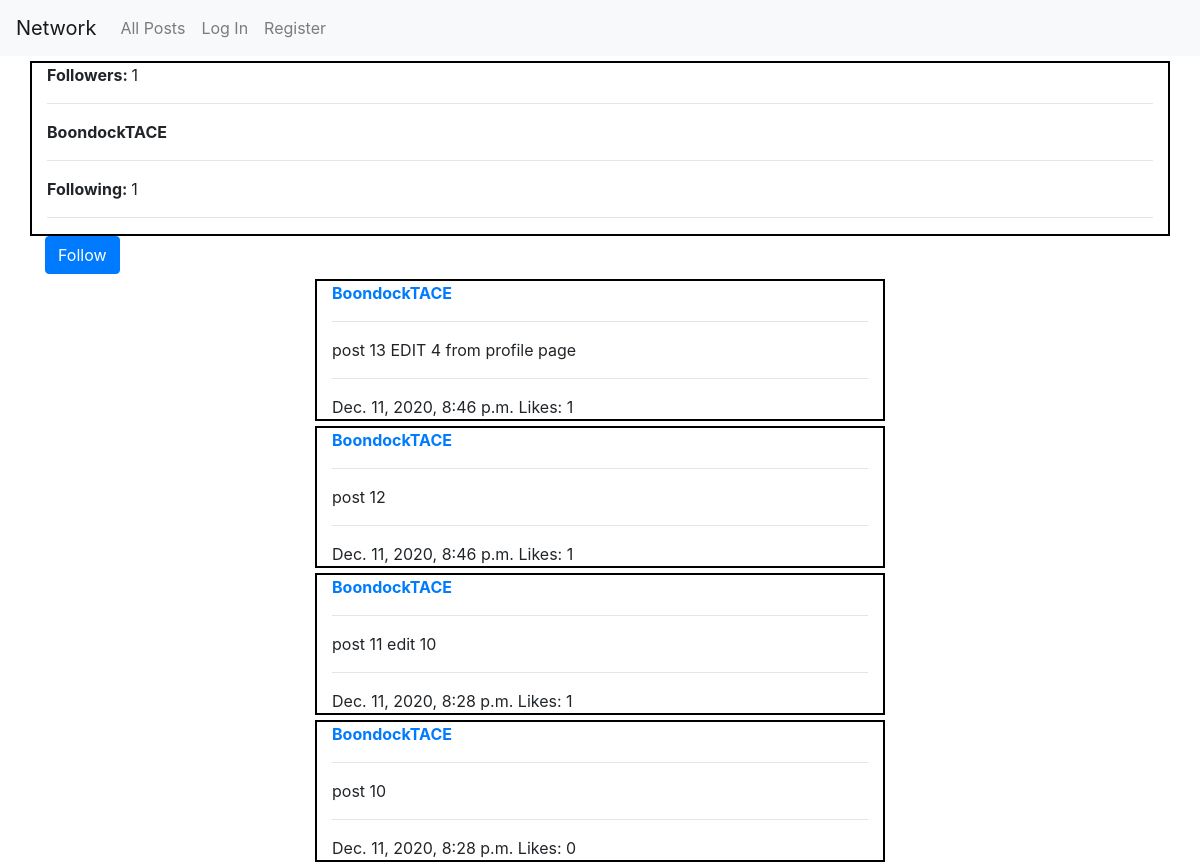
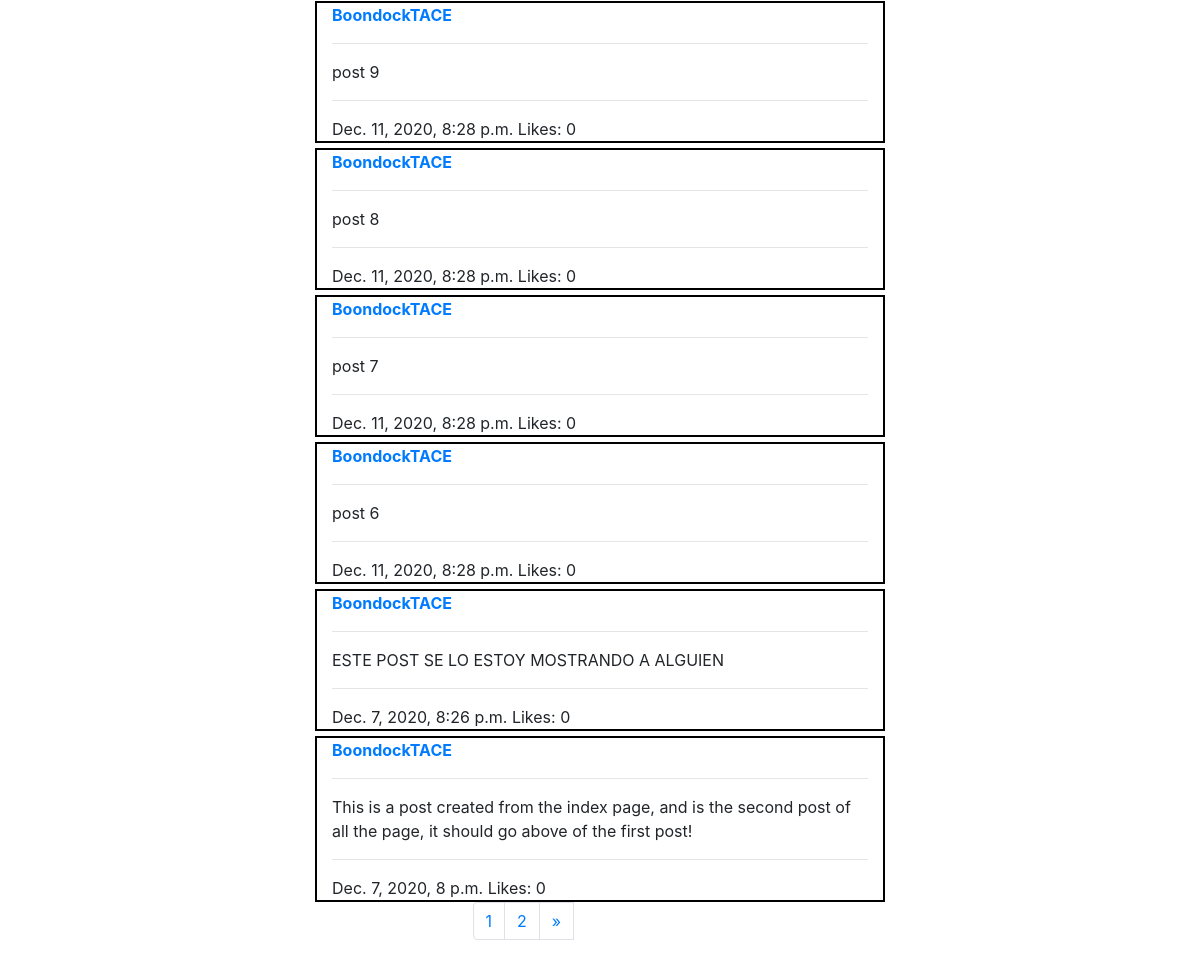
/Profile/2, run on an earlier commit of the app's database (2 pictures, top to bottom).
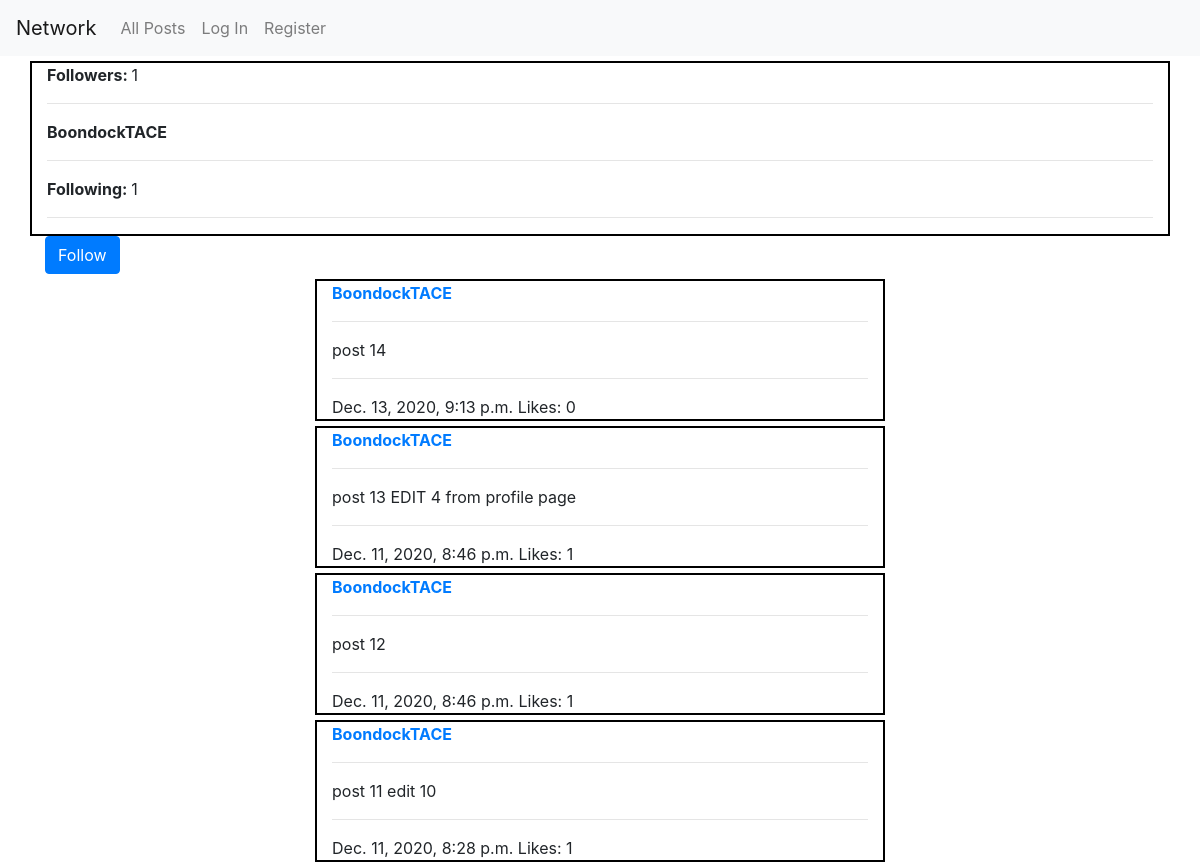
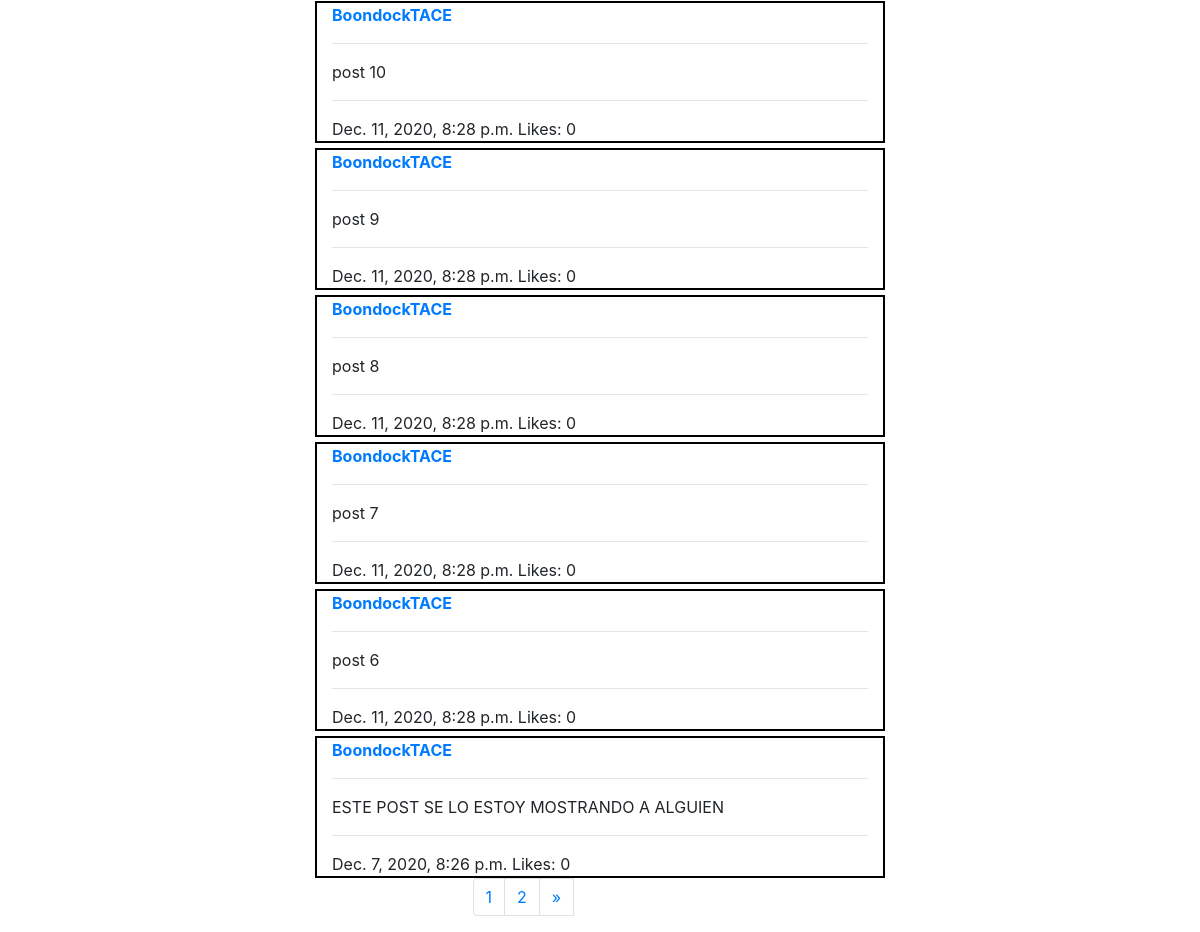
And on a later commit of the database (2 pictures, top to bottom).
### network/models.py (models this page shows, shortened)
class Post(models.Model):
    user=models.ForeignKey(User,on_delete=models.CASCADE,related_name="User_Post")
    Contend=models.CharField(max_length=300)
    Date=models.DateTimeField(auto_now_add=True)
    like=models.ManyToManyField(User,blank=True,related_name="Post_likes")

class User(AbstractUser):
    pass

### network/views.py (the view)
# urls.py: path("Profile/<int:user_id>",views.ProfilePage,name="Profile"),
@csrf_exempt
def ProfilePage(request,user_id):
    userprofile=Profile.objects.get(user__id=user_id)
    userviewing=request.user
    UserviewingFollows=False
    userposts=Post.objects.filter(user__id=user_id).order_by("-Date")
    userFollowers=userprofile.Follower
    userFollowing=userprofile.Following
    paginator=Paginator(userposts,10)
    page_number=request.GET.get("page")
    page_obj=paginator.get_page(page_number)
    if request.method== "POST":
        follows=request.POST.get('follows')
        if follows=="Follow":
            try:
                userFollowers.add(userviewing)
                userprofile.save()
                userviewingprofile=Profile.objects.get(user__id=request.user.id)
                Owner_of_profile=User.objects.get(id=user_id)
                userviewingprofile.Following.add(Owner_of_profile)
                userviewingprofile.save()
                UserviewingFollows=True
                Num_of_followers=userFollowers.count()
                return JsonResponse({'status': 201, 'follows': "Unfollow", "followerscount": Num_of_followers}, status=201)
            except:
                JsonResponse({},status=404)
                return print(JsonResponse({},status=404))
        else:
            userFollowers.remove(userviewing)
            userprofile.save()
            userviewingprofile=Profile.objects.get(user__id=request.user.id)
            Owner_of_profile=User.objects.get(id=user_id)
            userviewingprofile.Following.remove(Owner_of_profile)
            userviewingprofile.save()
            UserviewingFollows=False
            Num_of_followers=userFollowers.count()
            return JsonResponse({'status': 201, 'follows': "Follow", "followerscount": Num_of_followers}, status=201)
    else:
        if userFollowers.filter(pk=userviewing.id).exists():
            UserviewingFollows=True
        context={"userprofile":userprofile.user,"followers":UserviewingFollows,"following":userFollowing,"followerscount":userFollowers.count(),
        "followingcount":userFollowing.count(),"page_obj":page_obj,"paginator":paginator}
        return render(request,"network/ProfilePage.html",context)

### network/templates/network/ProfilePage.html (shortened to what the changed rows need)
{% extends "network/layout.html" %}
{% load static %}
{% block body %}
{% for post in page_obj %}
{% if request.user.id == post.user.id %}
<div class="container">
    <div class="row h-100 justify-content-center aling-items-center">
        <div class="Post col-sm-6" id="post-{{ post.id }}">
            <div id="user-{{post.user.id}}">
                <strong><a href="{% url 'Profile' post.user.id %}">{{post.user.username}}</a></strong>
                <hr>
                <div id="text-Contend">
                    <p id="p_text_contend_{{ post.id }}">{{post.Contend}}</p>
                    <textarea  style="display: none;" id="texarea_text_contend_{{ post.id }}" cols="50" rows="5">{{post.Contend}}</textarea>
                </div>
                <div class="Post-Date-Span" id="Post-time">
                <hr>
                {{post.Date}}
                {% if request.user in post.like.all %}
                {% if user.is_authenticated %}  <button id="like-btn-{{ post.id }}" class="btn btn-outline-secondary Likebtn" data-Liked="yes" data-post_id="{{ post.id }}">Dislike</button> {% endif %} <span>Likes: </span> <span id="like-count-{{ post.id }}">{{post.like.count}}</span>
                {% else %}
                {% if user.is_authenticated %}   <button id="like-btn-{{ post.id }}" class="btn btn-outline-secondary Likebtn" data-Liked="no" data-post_id="{{ post.id }}">Like</button> {% endif %} <span>Likes: </span> <span id="like-count-{{ post.id }}">{{post.like.count}}</span>
                {% endif %}
                </div>
                <div class="text-right">
                    <button type="submit" id="editpost-{{ post.id }}" class="btn btn-warning EditPost" data-post_id="{{ post.id }}">Edit</button>
                    <button style="display: none;" type="submit" id="savepost-{{ post.id }}" class="btn btn-warning SavePost" data-post_id="{{ post.id }}">Save</button>
                </div>
            </div>
        </div>
    </div>
</div>
{% else %}
<div class="container">
    <div class="row h-100 justify-content-center aling-items-center">
        <div class="Post col-sm-6" id="post-{{ post.id }}">
            <div id="user-{{post.user.id}}">
                <strong><a href="{% url 'Profile' post.user.id %}">{{post.user.username}}</a></strong>
                <hr>
                <div id="text-Contend">
                    <p>{{post.Contend}}</p>
                    <div class="Post-Date-Span" id="Post-time">
                    <hr>
                        {{post.Date}}
                        {% if request.user in post.like.all %}
                        {% if user.is_authenticated %}   <button id="like-btn-{{ post.id }}" class="btn btn-outline-secondary Likebtn" data-Liked="yes" data-post_id="{{ post.id }}">Dislike</button> {% endif %} <span>Likes: </span> <span id="like-count-{{ post.id }}">{{post.like.count}}</span>
                        {% else %}
                        <span>Likes: </span> <span id="like-count-{{ post.id }}">{{post.like.count}}</span>
                        {% endif %}
                    </div>
                </div>
            </div>
        </div>
    </div>
</div>
{% endif %}
    {% endfor %}
    <div class="container">
        <div class="row h-100 justify-content-center aling-items-center">
            <div class="col-sm-3">
                <nav aria-label="Page navigation example">
                    <ul class="pagination">
                        {% for page in paginator %}
                            <li class="page-item"><a class="page-link" href="?page={{ page.number }}">{{ page.number }}</a></li>
                        {% endfor %}
                    </ul>
                </nav>
            </div>
        </div>
    </div>
{% endblock %}

What changed in the data, as far as the page shows it:
no longer on this page (row unchanged): Post: user.username "BoondockTACE", Contend "This is a post created from the index page, and is the second post of all the page, it should go above of the first post!", Date "Dec. 7, 2020, 8 p.m.", like.count "0"
added Post: user.username "BoondockTACE", Contend "post 14", Date "Dec. 13, 2020, 9:13 p.m.", like.count "0"
